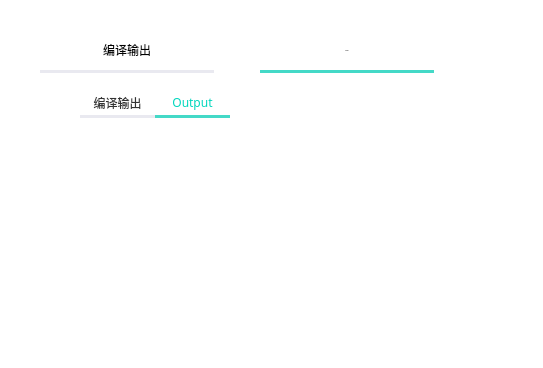
<?xml version="1.0" encoding="UTF-8"?>
<ui version="4.0">
 <class>OutputWidget</class>
 <widget class="QWidget" name="OutputWidget">
  <property name="geometry">
   <rect>
    <x>0</x>
    <y>0</y>
    <width>543</width>
    <height>368</height>
   </rect>
  </property>
  <property name="font">
   <font>
    <family>微软雅黑</family>
   </font>
  </property>
  <property name="windowTitle">
   <string>Form</string>
  </property>
  <property name="styleSheet">
   <string notr="true">background-color: rgb(255, 255, 255);</string>
  </property>
  <widget class="QTabWidget" name="tabWidget">
   <property name="geometry">
    <rect>
     <x>80</x>
     <y>90</y>
     <width>321</width>
     <height>251</height>
    </rect>
   </property>
   <property name="styleSheet">
    <string notr="true">QTabWidget::pane{
border: 0px solid #C2C7CB;
}
QTabBar::tab{
color: rgb(51, 51, 51);
border-bottom: 3px solid rgb(233,233,240);
max-width: 100px; min-width:75px; min-height:25px;
font: 14px &quot;微软雅黑&quot;;
padding: 0px;
}
QTabBar::tab:selected{
color: rgb(0, 214, 189);
border-bottom: 3px solid rgb(68,217,199);
}</string>
   </property>
   <property name="currentIndex">
    <number>1</number>
   </property>
   <widget class="QWidget" name="errorPage">
    <attribute name="title">
     <string>编译输出</string>
    </attribute>
    <widget class="QTextBrowser" name="testErrorBrowser">
     <property name="geometry">
      <rect>
       <x>40</x>
       <y>40</y>
       <width>200</width>
       <height>150</height>
      </rect>
     </property>
     <property name="font">
      <font>
       <family>微软雅黑</family>
      </font>
     </property>
     <property name="contextMenuPolicy">
      <enum>Qt::DefaultContextMenu</enum>
     </property>
     <property name="styleSheet">
      <string notr="true">QTextBrowser{
border:0px solid #000000;
}</string>
     </property>
    </widget>
    <widget class="QTextBrowser" name="formalErrorBrowser">
     <property name="geometry">
      <rect>
       <x>40</x>
       <y>40</y>
       <width>181</width>
       <height>111</height>
      </rect>
     </property>
     <property name="styleSheet">
      <string notr="true">QTextBrowser{
border:0px solid #000000;
}</string>
     </property>
    </widget>
   </widget>
   <widget class="QWidget" name="outputPage">
    <attribute name="title">
     <string>Output</string>
    </attribute>
    <widget class="QTextBrowser" name="testOutputBrowser">
     <property name="geometry">
      <rect>
       <x>60</x>
       <y>40</y>
       <width>200</width>
       <height>150</height>
      </rect>
     </property>
     <property name="font">
      <font>
       <family>微软雅黑</family>
      </font>
     </property>
     <property name="contextMenuPolicy">
      <enum>Qt::DefaultContextMenu</enum>
     </property>
     <property name="styleSheet">
      <string notr="true">QTextBrowser{
border:0px solid #000000;
}</string>
     </property>
    </widget>
    <widget class="QTextBrowser" name="formalOutputBrowser">
     <property name="geometry">
      <rect>
       <x>110</x>
       <y>70</y>
       <width>200</width>
       <height>150</height>
      </rect>
     </property>
     <property name="font">
      <font>
       <family>微软雅黑</family>
      </font>
     </property>
     <property name="contextMenuPolicy">
      <enum>Qt::DefaultContextMenu</enum>
     </property>
     <property name="styleSheet">
      <string notr="true">QTextBrowser{
border:0px solid #000000;
}</string>
     </property>
    </widget>
   </widget>
  </widget>
  <widget class="QPushButton" name="outputBtn">
   <property name="geometry">
    <rect>
     <x>260</x>
     <y>30</y>
     <width>174</width>
     <height>43</height>
    </rect>
   </property>
   <property name="minimumSize">
    <size>
     <width>174</width>
     <height>43</height>
    </size>
   </property>
   <property name="maximumSize">
    <size>
     <width>174</width>
     <height>43</height>
    </size>
   </property>
   <property name="font">
    <font>
     <family>微软雅黑</family>
     <pointsize>-1</pointsize>
     <weight>50</weight>
     <italic>false</italic>
     <bold>false</bold>
    </font>
   </property>
   <property name="styleSheet">
    <string notr="true">QPushButton{ font: 14px &quot;微软雅黑&quot;;
border: 0px solid #000000;
border-bottom: 3px solid rgb(68,217,199);}</string>
   </property>
   <property name="text">
    <string>Output</string>
   </property>
  </widget>
  <widget class="QPushButton" name="compileBtn">
   <property name="geometry">
    <rect>
     <x>40</x>
     <y>30</y>
     <width>174</width>
     <height>43</height>
    </rect>
   </property>
   <property name="minimumSize">
    <size>
     <width>174</width>
     <height>43</height>
    </size>
   </property>
   <property name="maximumSize">
    <size>
     <width>174</width>
     <height>43</height>
    </size>
   </property>
   <property name="styleSheet">
    <string notr="true">QPushButton{ font: 14px &quot;微软雅黑&quot;;
border: 0px solid #000000;
border-bottom: 3px solid rgb(233,233,240);}</string>
   </property>
   <property name="text">
    <string>编译输出</string>
   </property>
  </widget>
 </widget>
 <resources/>
 <connections/>
</ui>
